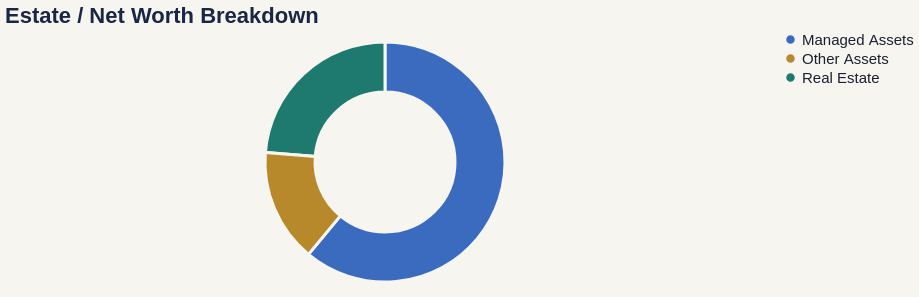

Express this chart as Vega-Lite.
### Vega-Lite specification from a JSON file in a GitHub repository (floating-point values rounded to 4 significant figures)
{"$schema": "https://vega.github.io/schema/vega-lite/v5.json", "width": 760, "height": 260, "background": "#F7F5F0", "title": {"text": "Estate / Net Worth Breakdown", "anchor": "start", "fontSize": 22, "fontWeight": "bold", "color": "#1A2744"}, "data": {"values": [{"category": "Managed Assets", "value": 72}, {"category": "Real Estate", "value": 28}, {"category": "Other Assets", "value": 18}]}, "mark": {"type": "arc", "innerRadius": 70, "outerRadius": 120, "stroke": "#F7F5F0", "strokeWidth": 3}, "encoding": {"theta": {"field": "value", "type": "quantitative"}, "color": {"field": "category", "type": "nominal", "scale": {"range": ["#3A6BBF", "#B8892A", "#1E7A6E"]}, "legend": {"orient": "right", "title": null, "labelFontSize": 15, "labelColor": "#1A2030"}}, "tooltip": [{"field": "category", "type": "nominal"}, {"field": "value", "type": "quantitative", "title": "$M"}]}, "view": {"stroke": null}}
